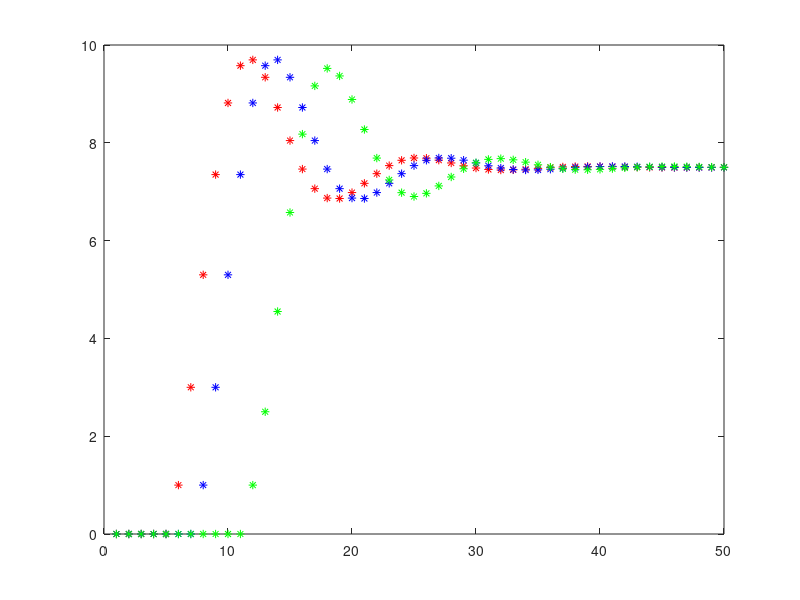

Recreate this plot in MATLAB.
% Exemplo de Modelo ARX
% Script mais bem comentado -> Modelo_ARX.m

% Simulacao de modelos lineares discretos
% videos: 
%
% livro texto: 
% https://www.editora.ufmg.br/#/pages/obras?palavra=Aguirre

% LAA 2/6/20
clear all
% Definicao dos coeficientes dos polinomios 
a1=1.5; a2=-0.7; % coeficientes do polinomio A
b1=1; b2=0.5; % coeficientes do polinomio B
% y(k) = a1y(k-1)+a2y(k-2)+b1u(k-1)+b2u(k-2)

% entrada
u= zeros(50,1); %Degrau Unitario Atrasado de 10 amostras
u(5:50,1) = 1;
m = size(u);
m = m(1);
y1 = zeros(m);
y2 = zeros(m);
y3 = zeros(m);
for k=5:m
    % Atraso Puro de Tempo 1 
    y1(k)=a1*y1(k-1)+a2*y1(k-2)+b1*u(k-1)+b2*u(k-2);
end

plot(y1(:,1),'r*')

for k=5:m
    % Atraso Puro de Tempo 1 
    y2(k)=a1*y2(k-1)+a2*y2(k-2)+b1*u(k-3)+b2*u(k-4);
end

for k=10:m
    % Atraso Puro de Tempo 1 
    y3(k)=a1*y3(k-1)+a2*y3(k-2)+b1*u(k-7)+b2*u(k-9);
end

% plot(u)
 plot(y1(:,1),'r*')
 hold on
 plot(y2(:,1),'b*')
 hold on
 plot(y3(:,1),'g*')
